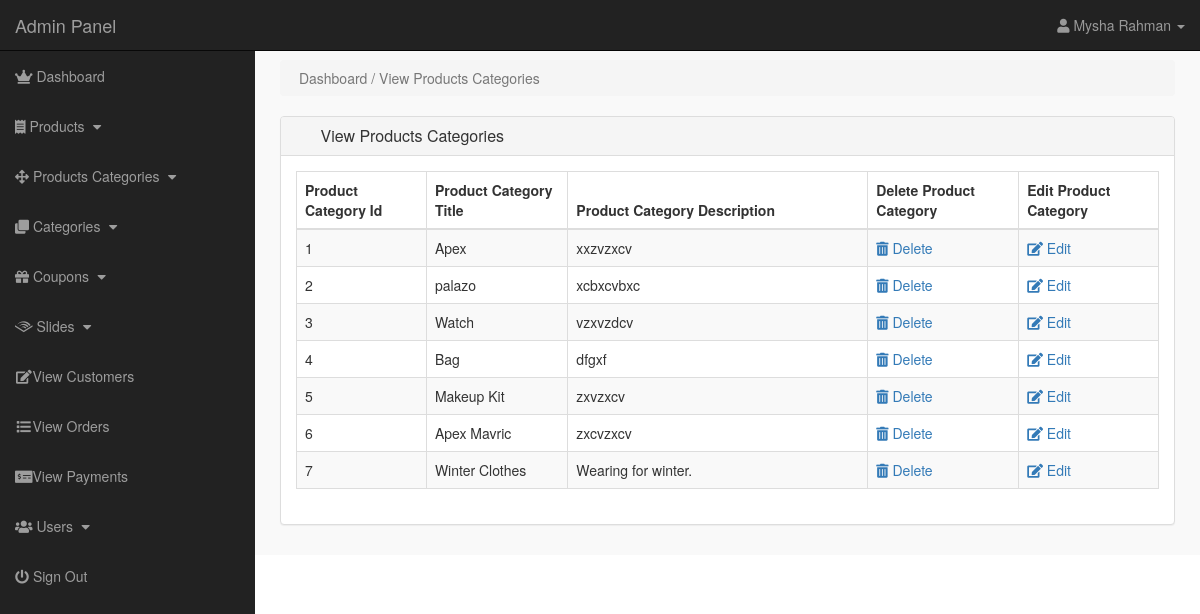
/admin/index.php?view_p_cat (signed in), run on the app's committed database.
### tables this page shows
CREATE TABLE `product_categories` (
  `p_cat_id` int(11) NOT NULL,
  `p_cat_title` text NOT NULL,
  `p_cat_desc` text NOT NULL
);

### admin/view_p_cat.php (the view)
<?php
if(!isset($_SESSION['admin_email'])){
echo "<script>window.open('login.php','_self')</script>";
}
else {
?>
    <div class="row">
        <div class="col-lg-12">
            <ol class="breadcrumb">
                <li class="active">
                    <i class="fa fa-dashboard"></i> Dashboard / View Products Categories
                </li>
            </ol>
        </div>
    </div>
    <div class="row">
        <div class="col-lg-12">
            <div class="panel panel-default">
                <div class="panel-heading">
                    <h3 class="panel-title">
                        <i class="fa fa-money fa-fw"> </i> View Products Categories
                    </h3>
                </div>
                <div class="panel-body">
                    <div class="table-responsive">
                        <table class="table table-bordered table-hover table-striped">
                            <thead>
                                <tr>
                                    <th>Product Category Id</th>
                                    <th>Product Category Title</th>
                                    <th>Product Category Description</th>
                                    <th>Delete Product Category</th>
                                    <th>Edit Product Category</th>
                                </tr>
                            </thead>
                            <tbody>
                                <?php
$i=0;
$get_p_cats = "select * from product_categories";
$run_p_cats = mysqli_query($con,$get_p_cats);
while($row_p_cats = mysqli_fetch_array($run_p_cats)){
$p_cat_id = $row_p_cats['p_cat_id'];
$p_cat_title = $row_p_cats['p_cat_title'];
$p_cat_desc = $row_p_cats['p_cat_desc'];
$i++;
?>
                                    <tr>
                                        <td>
                                            <?php echo $i; ?> </td>
                                        <td>
                                            <?php echo $p_cat_title; ?> </td>
                                        <td width="300">
                                            <?php echo $p_cat_desc; ?> </td>
                                        <td>
                                            <a href="index.php?delete_p_cat=<?php echo $p_cat_id; ?>">
<i class="fas fa-trash-alt"></i> Delete
</a>
                                        </td>
                                        <td>
                                            <a href="index.php?edit_p_cat=<?php echo $p_cat_id; ?>">
<i class="fas fa-edit"></i> Edit
</a>
                                        </td>
                                    </tr>
                                    <?php } ?>
                            </tbody>
                        </table>
                    </div>
                </div>
            </div>
        </div>
    </div>
    <?php } ?>

### admin/includes/sidebar.php (shortened to what this page needs)
<?php
if(!isset($_SESSION['admin_email'])){
    echo "<script>window.open('login.php', '_self')</script>";
}
else{
?>
    <nav class="navbar navbar-inverse navbar-fixed-top">
        <div class="navbar-header">
            <a href="index.php?dashboard" class="navbar-brand">Admin Panel</a>
        </div>
        <ul class="nav navbar-right top-nav">
            <li class="dropbox">
                <a href="#" class="dropdown-toggle" data-toggle="dropdown">
               <i class="fa fa-user"></i>
               <?php echo $admin_name; ?> <b class="caret"></b>
        </a>
        </li>
        </ul>
        <div class="collapse navbar-collapse navbar-ex1-collapse">
            <ul class="nav navbar-nav side-nav">
                <li>
                    <a href="index.php?dashboard">
<i class="fas fa-crown"></i> Dashboard
</a>
                </li>
                <li>
                    <a href="#" data-toggle="collapse" data-target="#products">
<i class="fas fa-receipt"></i> Products
<i class="fa fa-fw fa-caret-down"></i>
</a>
                </li>
                <li>
                    <a href="#" data-toggle="collapse" data-target="#p_cat">
<i class="fas fa-arrows-alt"></i> Products Categories
<i class="fa fa-fw fa-caret-down"></i>
</a>
                </li>
                <li>
                    <a href="#" data-toggle="collapse" data-target="#cat">
<i class="fas fa-clone"></i> Categories
<i class="fa fa-fw fa-caret-down"></i>
</a>
                </li>
                <li>
                    <a href="#" data-toggle="collapse" data-target="#coupons">
                        <i class="fas fa-gift"></i> Coupons
                        <i class="fa fa-fw fa-caret-down"></i>
                    </a>
                </li>
                <li>
                    <a href="#" data-toggle="collapse" data-target="#slides">
<i class="fab fa-audible"></i> Slides
<i class="fa fa-fw fa-caret-down"></i>
</a>
                </li>
                <li>
                    <a href="index.php?view_customers"><i class="fa fa-fw fa-edit"></i>View Customers</a>
                </li>
                <li>
                    <a href="index.php?view_orders"><i class="fa fa-fw fa-list"></i>View Orders</a>
                </li>
                <li>
                    <a href="index.php?view_payments"><i class="fas fa-money-check-alt"></i>View Payments</a>
                </li>
                <li>
                    <a href="#" data-toggle="collapse" data-target="#users">
                    <i class="fas fa-users"></i> Users
<i class="fa fa-fw fa-caret-down"></i>
</a>
                </li>
                <li>
                    <a href="logout.php"><i class="fas fa-power-off"></i> Sign Out</a>
                </li>
            </ul>
        </div>
    </nav>
    <?php } ?>

### styles/admin-style.css (style rules this page uses)
body { margin-top: 100px; }
@media (min-width: 768px) { body { margin-top: 50px; } }
.top-nav { padding: 0 15px; }
.top-nav > li { display: inline-block; float: left; }
.top-nav > li > a { padding-top: 15px; padding-bottom: 15px; line-height: 20px; color: #999; }
@media (min-width: 768px) { .side-nav { position: fixed; top: 51px; width: 255px; border-radius: 0; overflow-y: auto; background-color: #222; bottom: 0; overflow-x: hidden; padding-bottom: 40px; } }
@media (min-width: 768px) { .side-nav > li > a { width: 255px; } }
.panel-body { border-radius: 5px; }
a, li, ul, option, select, data-toggle, dropbox { -moz-transition: all 0.3s; -o-transition: all 0.3s; -webkit-transition: all 0.3s; }

### data on the page
product_categories: p_cat_title "Apex", p_cat_desc "xxzvzxcv"
product_categories: p_cat_title "palazo", p_cat_desc "xcbxcvbxc"
product_categories: p_cat_title "Watch", p_cat_desc "vzxvzdcv"
product_categories: p_cat_title "Bag", p_cat_desc "dfgxf"
product_categories: p_cat_title "Makeup Kit", p_cat_desc "zxvzxcv"
product_categories: p_cat_title "Apex Mavric", p_cat_desc "zxcvzxcv"
product_categories: p_cat_title "Winter Clothes", p_cat_desc "Wearing for winter."

### other printed values
$admin_name "Mysha Rahman"
